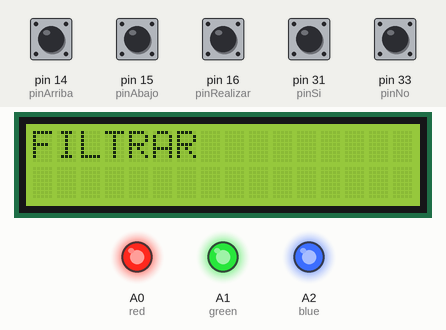
This sketch was run on a simulated Arduino Mega 2560, built with avr-gcc and run on an emulated ATmega2560. Parts: 16×2 character LCD, output pins drawn as LEDs (lit = HIGH). Inputs (shaded band) come from the test bench; at power-on: pin 14 (pinArriba), pin 15 (pinAbajo), pin 16 (pinRealizar), pin 31 (pinSi), pin 33 (pinNo) HIGH. What the sketch prints to the serial monitor is not drawn.

Above: at 1.2 s.
1.3 s: pin 14 (pinArriba) pulled LOW for 1 s
At 3.3 s:
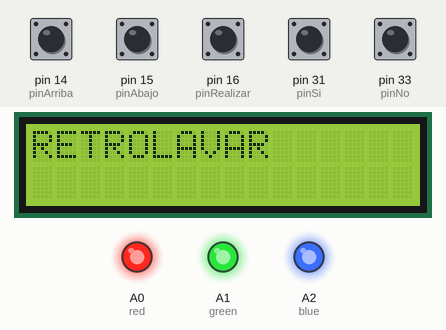
3.9 s: pin 16 (pinRealizar) pulled LOW for 0.15 s
At 4.4 s:
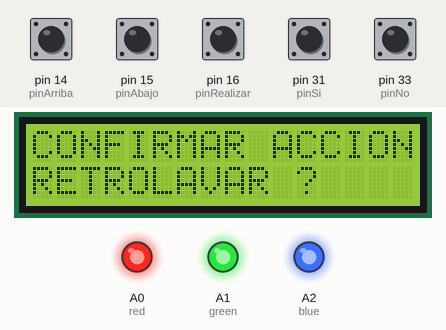
5.6 s: pin 31 (pinSi) pulled LOW for 0.15 s
At 6.7 s:
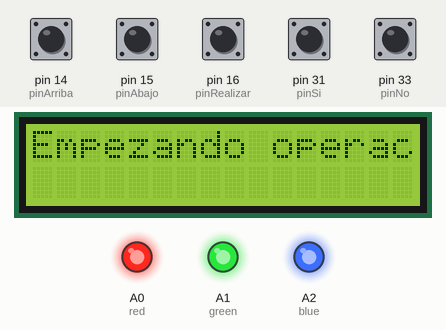
7.2 s: pin 14 (pinArriba) pulled LOW for 0.15 s
At 8.1 s:
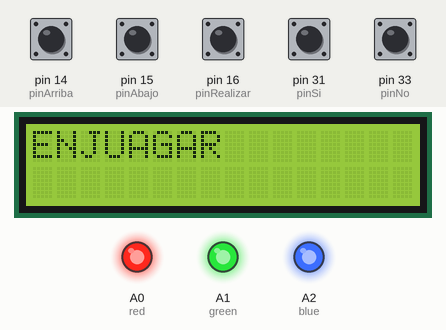
9.1 s: pin 16 (pinRealizar) pulled LOW for 1 s
At 10.7 s:
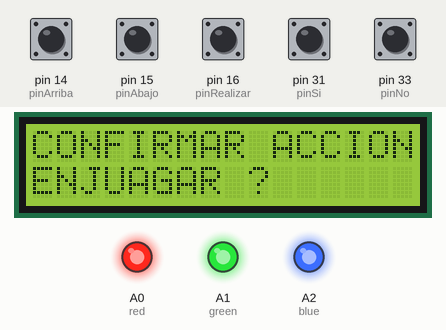
11.6 s: pin 14 (pinArriba) pulled LOW for 0.15 s
At 12.7 s:
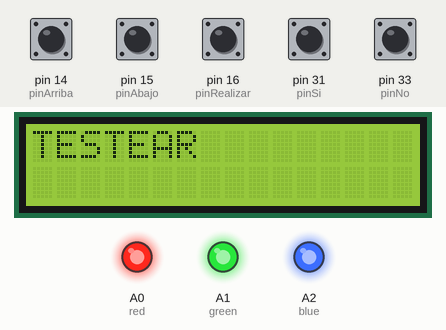
Timing chart, 0 to 14.5 s (numbered marks = the images above; inputs shaded):
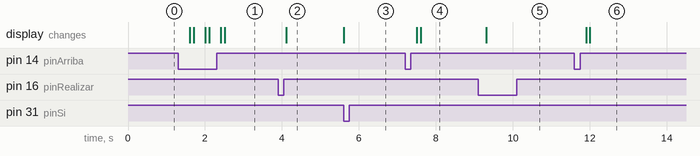

Measured:
- after the input at 1.3 s, the display: first changes after 0.30 s (image 1 shows a later state)
- after the input at 3.9 s, the display: changes after 0.21 s (image 2)
- after the input at 5.6 s, the display: changes at once (image 3)
- after the input at 7.2 s, the display: first changes after 0.30 s (image 4 shows a later state)
- after the input at 9.1 s, the display: changes after 0.21 s (image 5)
- after the input at 11.6 s, the display: first changes after 0.30 s (image 6 shows a later state)

The sketch:

lcd1.ino
```cpp
#include <LiquidCrystal.h>
LiquidCrystal lcd(7, 8, 9, 10, 11, 12);

String d[6];
String p[8];
volatile int i = 0;
boolean volatile enterFlag = false;

#define pinSi 31
#define pinNo 33
#define pinArriba 14
#define pinAbajo 15
#define pinRealizar 16

#define red A0
#define green A1
#define blue A2

void setup() {
pinMode(red, OUTPUT);
pinMode(green, OUTPUT);
pinMode(blue, OUTPUT);
pinMode(4, INPUT_PULLUP);
pinMode(5, INPUT_PULLUP);

pinMode(pinSi, INPUT_PULLUP);
pinMode(pinNo, INPUT_PULLUP);
pinMode(pinArriba, INPUT_PULLUP);
pinMode(pinAbajo, INPUT_PULLUP);
pinMode(pinRealizar, INPUT_PULLUP);

luzApagada();
d[0] = "ROJO ";
d[1] = "VERDE";
d[2] = "AZUL";
d[3] = "CELESTE ";
d[4] = "MAGENTA";
d[5] = "AMARILLO";

p[0] = "FILTRAR";
p[1] = "DESAGOTAR";
p[2] = "RECIRCULAR";
p[3] = "RETROLAVAR";
p[4] = "ENJUAGAR";
p[5] = "TESTEAR";
p[6] = "LAVAR FILTRO";
p[7] = "HACER PRUEBA";
Serial.begin(9600);
lcd.begin(16, 2);           // Fijamos el numero de caracteres y lineas
lcd.print(p[0]);
//luzRoja();
}

void loop(){
   if (digitalRead(pinArriba) == 0) {
      pulseIn(14, HIGH, 300000);
      if (i<7){
       lcd.clear();
       i++;
       delay(100);
       lcd.print(p[i]);
       //delay(100);
         //if (i==0) luzRoja();
         //if (i==1) luzVerde();
         //if (i==2) luzAzul();
         //if (i==3) luzCeleste();
         //if (i==4) luzMagenta();
         //if (i==5) luzAmarillo();
      }
   }

   if (digitalRead(pinAbajo) == 0) {
     pulseIn(15, HIGH, 200000);
     if (i>0){
      lcd.clear();
      i--;
      delay(100);
      lcd.print(p[i]);
     }
    }

    if (digitalRead(pinRealizar) == 0) {
     pulseIn(16, HIGH, 200000);

        lcd.clear();
        lcd.print("CONFIRMAR ACCION");
        lcd.setCursor(0,1);
        lcd.print(p[i] + " ?");
        enterFlag = true;
     }

    if (digitalRead(pinSi) == 0){
      Serial.println("pto control 3");
      if (enterFlag){
         lcd.clear();
         enterFlag = false;
         lcd.print("Empezando operacion");
         delay(1000);
      }
    }

    if (digitalRead(pinNo) == 0){
      if (enterFlag){
         enterFlag = false;
        lcd.clear();
         lcd.print(p[i]);
      }
    }
}

void luzRoja(){
  digitalWrite(red, 0);
  digitalWrite(green, 255);
  digitalWrite(blue, 255);
}

void luzVerde(){
  digitalWrite(red, 255);
  digitalWrite(green, 0);
  digitalWrite(blue, 255);
}

void luzAzul(){
  digitalWrite(red, 255);
  digitalWrite(green, 255);
  digitalWrite(blue, 0);
}

void luzCeleste(){
  digitalWrite(red, 255);
  digitalWrite(green, 0);
  digitalWrite(blue, 0);
}

void luzMagenta(){
  digitalWrite(red, 0);
  digitalWrite(green, 255);
  digitalWrite(blue, 0);
}

void luzAmarillo(){
  digitalWrite(red, 0);
  digitalWrite(green, 0);
  digitalWrite(blue, 255);
}

void luzApagada(){
  digitalWrite(red, 255);
  digitalWrite(green, 255);
  digitalWrite(blue, 255);
}
```
